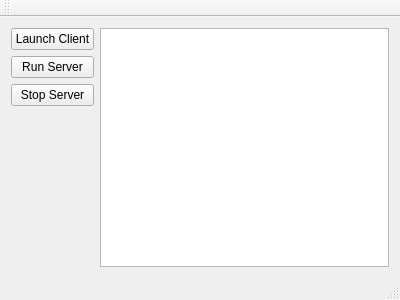
<?xml version="1.0" encoding="UTF-8"?>
<ui version="4.0">
 <class>MainWindow</class>
 <widget class="QMainWindow" name="MainWindow">
  <property name="geometry">
   <rect>
    <x>0</x>
    <y>0</y>
    <width>400</width>
    <height>300</height>
   </rect>
  </property>
  <property name="windowTitle">
   <string>MainWindow</string>
  </property>
  <widget class="QWidget" name="centralWidget">
   <layout class="QHBoxLayout" name="horizontalLayout">
    <item>
     <layout class="QVBoxLayout" name="verticalLayout">
      <item>
       <widget class="QPushButton" name="LaunchClient">
        <property name="text">
         <string>Launch Client</string>
        </property>
       </widget>
      </item>
      <item>
       <widget class="QPushButton" name="RunServer">
        <property name="text">
         <string>Run Server</string>
        </property>
       </widget>
      </item>
      <item>
       <widget class="QPushButton" name="StopServer">
        <property name="text">
         <string>Stop Server</string>
        </property>
       </widget>
      </item>
      <item>
       <spacer name="verticalSpacer">
        <property name="orientation">
         <enum>Qt::Vertical</enum>
        </property>
        <property name="sizeHint" stdset="0">
         <size>
          <width>20</width>
          <height>40</height>
         </size>
        </property>
       </spacer>
      </item>
     </layout>
    </item>
    <item>
     <widget class="QPlainTextEdit" name="Log">
      <property name="readOnly">
       <bool>true</bool>
      </property>
     </widget>
    </item>
   </layout>
  </widget>
  <widget class="QMenuBar" name="menuBar">
   <property name="geometry">
    <rect>
     <x>0</x>
     <y>0</y>
     <width>400</width>
     <height>22</height>
    </rect>
   </property>
  </widget>
  <widget class="QToolBar" name="mainToolBar">
   <attribute name="toolBarArea">
    <enum>TopToolBarArea</enum>
   </attribute>
   <attribute name="toolBarBreak">
    <bool>false</bool>
   </attribute>
  </widget>
  <widget class="QStatusBar" name="statusBar"/>
 </widget>
 <layoutdefault spacing="6" margin="11"/>
 <resources/>
 <connections/>
</ui>
